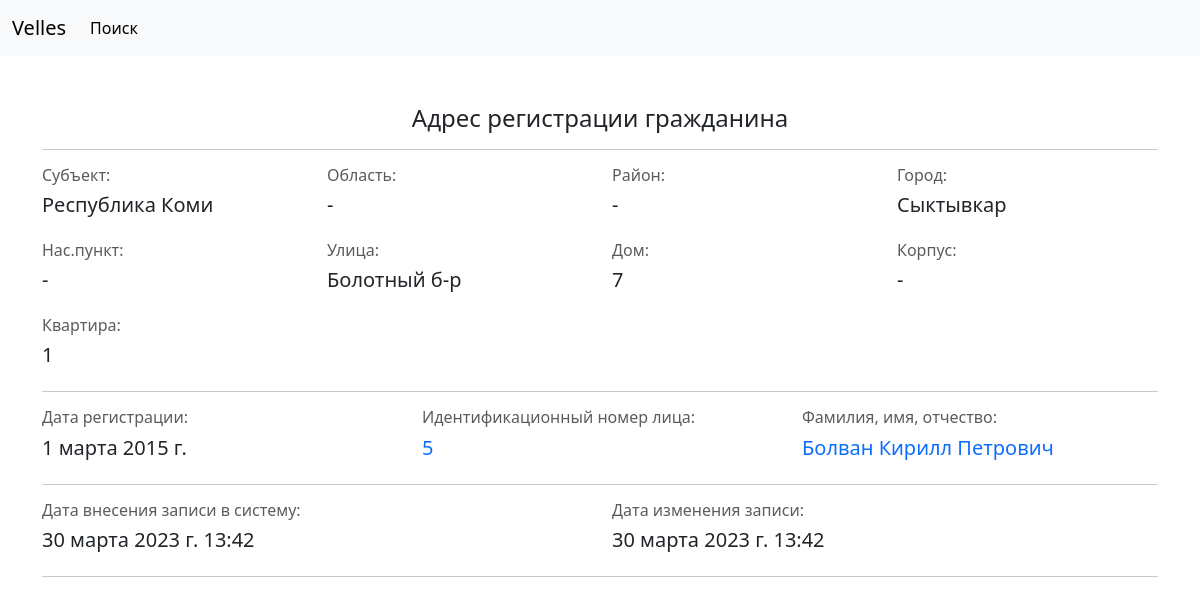
The app's page /person/residence/8-5-7-01032015 with its own data.
### person/models.py (models this page shows, shortened)
class Residence(models.Model):
    class Meta:
        verbose_name = 'Место регистрации'
        verbose_name_plural = 'Места регистрации'
    date = models.DateField(
        default=datetime.date.today,
        verbose_name='дата регистрации',
    )
    person = models.ForeignKey(
        Person,
        on_delete=models.CASCADE,
        blank=True,
        null=True,
        verbose_name='лицо'
    )
    sf = models.ForeignKey(
        SubsFed,
        on_delete=models.CASCADE,
        blank=True,
        null=True,
        default=None,
        verbose_name='субъект РФ'
    )
    region = models.ForeignKey(
        Regions,
        on_delete=models.CASCADE,
        blank=True,
        null=True,
        default=None,
        verbose_name='область'
    )
    district = models.ForeignKey(
        Districts,
        on_delete=models.CASCADE,
        verbose_name='район',
        blank=True,
        null=True,
        default=None,
    )
    city = models.ForeignKey(
        Cities,
        on_delete=models.CASCADE,
        verbose_name='город',
        blank=True,
        null=True,
        default=None,
    )
    locality = models.ForeignKey(
        Localities,
        on_delete=models.CASCADE,
        verbose_name='н.п.',
        blank=True,
        null=True,
        default=None
    )
    street = models.ForeignKey(
        Streets,
        on_delete=models.CASCADE,
        blank=True,
        null=True,
        default=None,
        verbose_name='улица'
    )
    house = models.CharField(
        max_length=10,
        blank=True,
        null=True,
        default=None,
        verbose_name='дом'
    )
    body = models.CharField(
        max_length=10,
        blank=True,
        null=True,
        default=None,
        verbose_name='корпус'
    )
    flat = models.CharField(
        max_length=10,
        blank=True,
        null=True,
        default=None,
        verbose_name='квартира'
    )
    slug = models.SlugField(
        null=False,
        db_index=True,
        unique=True,
        verbose_name='URL'
    )
    time_create = models.DateTimeField(
        auto_now_add=True,
        verbose_name='время создания',
    )
    time_update = models.DateTimeField(
        auto_now=True,
        verbose_name='время изменения',
    )

class SubsFed(models.Model):
    class Meta:
        verbose_name = 'Субъект РФ'
        verbose_name_plural = 'Субъекты РФ'
    sfName = models.CharField(
        max_length=50,
        unique=True,
        blank=True,
        null=True,
        verbose_name='СФ'
    )
    slug = models.SlugField(
        null=False,
        db_index=True,
        unique=True,
        verbose_name='URL'
    )
    time_create = models.DateTimeField(
        auto_now_add=True,
        verbose_name='время создания',
    )
    time_update = models.DateTimeField(
        auto_now=True,
        verbose_name='время изменения',
    )
    def __str__(self):
        return f'{self.sfName}'

class Cities(models.Model):
    class Meta:
        verbose_name = 'Город'
        verbose_name_plural = 'Города'
    cityName = models.CharField(
        max_length=40,
        unique=True,
        blank=True,
        null=True,
        verbose_name='город'
    )
    slug = models.SlugField(
        null=False,
        db_index=True,
        unique=True,
        verbose_name='URL'
    )
    time_create = models.DateTimeField(
        auto_now_add=True,
        verbose_name='время создания',
    )
    time_update = models.DateTimeField(
        auto_now=True,
        verbose_name='время изменения',
    )
    def __str__(self):
        return f'{self.cityName}'

class Streets(models.Model):
    class Meta:
        verbose_name = 'Улица'
        verbose_name_plural = 'Улицы'
    streetName = models.CharField(
        max_length=50,
        unique=True,
        blank=True,
        null=True,
        verbose_name='улица'
    )
    slug = models.SlugField(
        null=False,
        db_index=True,
        unique=True,
        verbose_name='URL'
    )
    time_create = models.DateTimeField(
        auto_now_add=True,
        verbose_name='время создания',
    )
    time_update = models.DateTimeField(
        auto_now=True,
        verbose_name='время изменения',
    )
    def __str__(self):
        return f'{self.streetName}'

class Person(models.Model):
    class Meta:
        verbose_name = 'Физлицо'
        verbose_name_plural = 'Физлица'
    MALE = 'M'
    FEMALE = 'F'
    GENDER_CHOICES = [
        (MALE, 'М'),
        (FEMALE, 'Ж')
    ]
    lastnameCyrillic = models.CharField(
        max_length=40,
        verbose_name='фамилия'
    )
    firstnameCyrillic = models.CharField(
        max_length=40,
        verbose_name='имя'
    )
    patronymicCyrillic = models.CharField(
        max_length=40,
        verbose_name='отчество',
        blank=True,
        null=True,
        default=None
    )
    lastnameLatin = models.CharField(
        max_length=40,
        verbose_name='фамилия (латин.)'
    )
    firstnameLatin = models.CharField(
        max_length=40,
        verbose_name='имя (англ.)'
    )
    patronymicLatin = models.CharField(
        max_length=40,
        verbose_name='отчество (англ.)',
        blank=True,
        null=True,
        default=None
    )
    birthDate = models.DateField(
        verbose_name='дата рождения'
    )
    countryOfBirth = models.ForeignKey(
        Countries,
        on_delete=models.CASCADE,
        verbose_name='страна рождения',
        blank=True,
        null=True,
    )
    sfOfBirth = models.ForeignKey(
        SubsFed,
        on_delete=models.CASCADE,
        blank=True,
        null=True,
        default=None,
        verbose_name='субъект РФ'
    )
    regOfBirth = models.ForeignKey(
        Regions,
        on_delete=models.CASCADE,
        blank=True,
        null=True,
        default=None,
        verbose_name='область'
    )
    districtOfBirth = models.ForeignKey(
        Districts,
        on_delete=models.CASCADE,
        verbose_name='район рождения',
        blank=True,
        null=True,
        default=None
    )
    cityOfBirth = models.ForeignKey(
        Cities,
        on_delete=models.CASCADE,
        verbose_name='город рождения',
        blank=True,
        null=True,
        default=None
    )
    localityOfBirth = models.ForeignKey(
        Localities,
        on_delete=models.CASCADE,
        verbose_name='н.п. рождения',
        blank=True,
        null=True,
        default=None
    )
    gender = models.CharField(
        max_length=2,
        choices=GENDER_CHOICES,
        verbose_name='пол'
    )
    slug = models.SlugField(
        null=False,
        db_index=True,
        unique=True,
        verbose_name='URL'
    )
    time_create = models.DateTimeField(
        auto_now_add=True,
        verbose_name='время создания',
    )
    time_update = models.DateTimeField(
        auto_now=True,
        verbose_name='время изменения',
    )

### person/views.py (the view)
# urls.py: path('residence/<slug:slug>', views.ResidenceDetailView.as_view(), name='residence_url'),
class ResidenceDetailView(DetailView):
    model = Residence
    template_name = 'person/residence_detail.html'
    slug_field = 'slug'
    context_object_name = 'residence'

### person/templates/person/residence_detail.html (shortened to what this page needs)
{% extends 'base.html' %}
{% block content %}
    <div class="container mt-5">
        <h4 class="text-center">Адрес регистрации гражданина</h4>
        <hr>
    </div>
    <div class="container">
        <div class="row">
            <div class="col">
                <div class="row"><h6 class="text-muted">Субъект:</h6></div>
                <div class="row"><h5>{{ residence.sf|default_if_none:'-' }}</h5></div>
            </div>
            <div class="col">
                <div class="row"><h6 class="text-muted">Область:</h6></div>
                <div class="row"><h5>{{ residence.region|default_if_none:'-' }}</h5></div>
            </div>
            <div class="col">
                <div class="row"><h6 class="text-muted">Район:</h6></div>
                <div class="row"><h5>{{ residence.district|default_if_none:'-' }}</h5></div>
            </div>
            <div class="col">
                <div class="row"><h6 class="text-muted">Город:</h6></div>
                <div class="row"><h5>{{ residence.city|default_if_none:'-' }}</h5></div>
            </div>
        </div>
        <div class="row mt-3">
            <div class="col">
                <div class="row"><h6 class="text-muted">Нас.пункт:</h6></div>
                <div class="row"><h5>{{ residence.locality|default_if_none:'-' }}</h5></div>
            </div>
            <div class="col">
                <div class="row"><h6 class="text-muted">Улица:</h6></div>
                <div class="row"><h5>{{ residence.street|default_if_none:'-' }}</h5></div>
            </div>
            <div class="col">
                <div class="row"><h6 class="text-muted">Дом:</h6></div>
                <div class="row"><h5>{{ residence.house|default_if_none:'-' }}</h5></div>
            </div>
            <div class="col">
                <div class="row"><h6 class="text-muted">Корпус:</h6></div>
                <div class="row"><h5>{{ residence.body|default_if_none:'-' }}</h5></div>
            </div>
        </div>
        <div class="row mt-3">
            <div class="col">
                <div class="row"><h6 class="text-muted">Квартира:</h6></div>
                <div class="row"><h5>{{ residence.flat|default_if_none:'-' }}</h5></div>
            </div>
        </div>
        <hr>
    </div>
    <div class="container">
        <div class="row">
            <div class="col">
                <div class="row"><h6 class="text-muted">Дата регистрации:</h6></div>
                <div class="row"><h5>{{ residence.date }}</h5></div>
            </div>
            <div class="col">
                <div class="row"><h6 class="text-muted">Идентификационный номер лица:</h6></div>
                <div class="row"><h5>
                    <a href="{% url 'person_url' residence.person.slug %}"
                       class="text-decoration-none">{{ residence.person.id }}</a>
                </h5></div>
            </div>
            <div class="col">
                <div class="row"><h6 class="text-muted">Фамилия, имя, отчество:</h6></div>
                <div class="row">
                    <h5><a href="{% url 'person_url' residence.person.slug %}" class="text-decoration-none">
                        {{ residence.person.lastnameCyrillic|default_if_none:'' }} {{ residence.person.firstnameCyrillic|default_if_none:'' }} {{ residence.person.patronymicCyrillic|default_if_none:'' }}
                    </a></h5>
                </div>
            </div>
        </div>
        <hr>
    </div>
    <div class="container">
        <div class="row">
            <div class="col">
                <div class="row"><h6 class="text-muted">Дата внесения записи в систему:</h6></div>
                <div class="row"><h5>{{ residence.time_create }}</h5></div>
            </div>
            <div class="col">
                <div class="row"><h6 class="text-muted">Дата изменения записи:</h6></div>
                <div class="row"><h5>{{ residence.time_update }}</h5></div>
            </div>
        </div>
        <hr>
    </div>
{% endblock %}

### records on screen
Residence: sf "Республика Коми", region "-", district "-", city "Сыктывкар", locality "-", street "Болотный б-р", house "7", body "-", flat "1", date "1 марта 2015 г.", person.id "5", person.lastnameCyrillic "Болван", person.firstnameCyrillic "Кирилл", person.patronymicCyrillic "Петрович", time_create "30 марта 2023 г. 13:42", time_update "30 марта 2023 г. 13:42"
